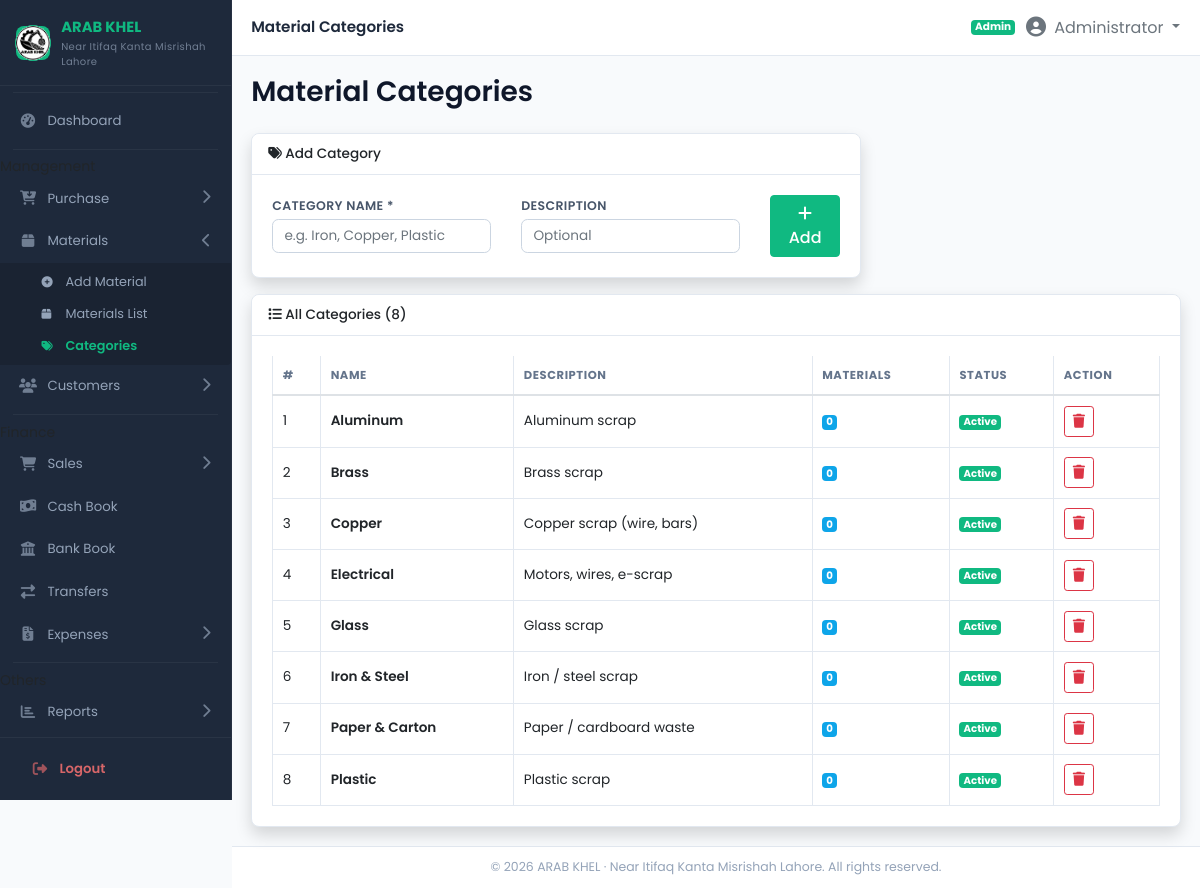
Page /modules/inventory/categories.php (signed in) on the committed database.
### tables this page shows
CREATE TABLE categories (
    id          INT AUTO_INCREMENT PRIMARY KEY,
    name        VARCHAR(100) NOT NULL,
    description TEXT,
    status      TINYINT(1) DEFAULT 1,
    created_at  DATE NOT NULL,
    updated_at  DATE DEFAULT NULL
);

### modules/inventory/categories.php (the view, shortened to what this page needs)
<?php
require_once dirname(__DIR__, 2) . '/includes/functions.php';
$categories = $pdo->query("SELECT c.*, (SELECT COUNT(*) FROM products p WHERE p.category_id = c.id) as product_count FROM categories c ORDER BY c.name ASC")->fetchAll();
require_once dirname(__DIR__, 2) . '/includes/header.php';
?>
<div class="row mb-3">
  <div class="col-lg-8">
    <div class="card shadow">
      <div class="card-header"><h6><i class="fas fa-tags"></i> Add Category</h6></div>
      <div class="card-body">
        <form method="post" class="row g-2">
          <div class="col-md-5">
            <label class="form-label">Category Name *</label>
            <input type="text" name="name" class="form-control" required placeholder="e.g. Iron, Copper, Plastic">
          </div>
          <div class="col-md-5">
            <label class="form-label">Description</label>
            <input type="text" name="description" class="form-control" placeholder="Optional">
          </div>
          <div class="col-md-2 d-flex align-items-end">
            <button class="btn btn-primary btn-block"><i class="fas fa-plus"></i> Add</button>
          </div>
        </form>
      </div>
    </div>
  </div>
</div>
<div class="card shadow">
  <div class="card-header"><h6><i class="fas fa-list"></i> All Categories (<?=count($categories)?>)</h6></div>
  <div class="card-body">
    <div class="table-responsive">
      <table class="table table-bordered table-hover">
        <thead>
          <tr><th>#</th><th>Name</th><th>Description</th><th>Materials</th><th>Status</th><th>Action</th></tr>
        </thead>
        <tbody>
          <?php foreach ($categories as $i => $c): ?>
          <tr>
            <td><?= $i + 1 ?></td>
            <td class="font-weight-bold"><?=htmlspecialchars($c['name'])?></td>
            <td><?=htmlspecialchars($c['description'] ?? '-')?></td>
            <td><span class="badge badge-info"><?=(int)$c['product_count']?></span></td>
            <td><?= $c['status'] ? '<span class="badge badge-success">Active</span>' : '<span class="badge badge-secondary">Inactive</span>' ?></td>
            <td>
              <form method="post" action="category_delete.php" class="d-inline" onsubmit="return confirm('Delete this category? Materials will become uncategorized.')">
                <button class="btn btn-sm btn-outline-danger"><i class="fas fa-trash"></i></button>
              </form>
            </td>
          </tr>
          <?php endforeach; ?>
        </tbody>
      </table>
    </div>
  </div>
</div>
<?php require_once dirname(__DIR__, 2) . '/includes/footer.php'; ?>

### assets/css/style.css (style rules this page uses)
:root { --sidebar-bg: #1e293b; --sidebar-hover: #334155; --sidebar-active: #10b981; --sidebar-active-bg: rgba(16, 185, 129, 0.12); --sidebar-text: #94a3b8; --sidebar-text-hover: #ffffff; --sidebar-width: 232px; --primary: #10b981; --primary-dark: #059669; --secondary: #6366f1; --success: #10b981; --info: #0ea5e9; --warning: #f59e0b; --danger: #ef4444; --body-bg: #f8fafc; --card-bg: #ffffff; --card-shadow: 0 1px 2px rgba(0,0,0,0.05), 0 1px 3px rgba(0,0,0,0.08); --topbar-height: 56px; --sidebar-radius: 10px; }
* { margin: 0; padding: 0; box-sizing: border-box; }
body { font-family: 'Poppins', 'Inter', 'Segoe UI', system-ui, -apple-system, sans-serif; background: var(--body-bg); overflow-x: hidden; font-size: 14px; }
.card { border: 1px solid #e2e8f0; box-shadow: var(--card-shadow); border-radius: 0.5rem; background: var(--card-bg); }
.card-header { background: #fff; border-bottom: 1px solid #e2e8f0; padding: 0.75rem 1rem; font-weight: 600; border-radius: 0.5rem 0.5rem 0 0 !important; }
.card-header h6 { font-size: 0.85rem; margin: 0; }
.btn-primary { background: var(--primary); border-color: var(--primary); color: #fff; font-weight: 500; }
.badge-success { background: var(--success); color: #fff; }
.badge-info { background: var(--info); color: #fff; }
.table { margin-bottom: 0; }
.table th { font-size: 0.72rem; font-weight: 700; text-transform: uppercase; letter-spacing: 0.05em; color: #64748b; border-top: none; border-bottom: 2px solid #e2e8f0; white-space: nowrap; padding: 0.65rem 0.6rem; }
.table td { vertical-align: middle; font-size: 0.85rem; padding: 0.6rem 0.6rem; border-color: #f1f5f9; }
.table-bordered th, .table-bordered td { border-color: #e2e8f0; }
.table tbody tr { transition: background 0.15s; }
.form-label { font-weight: 600; font-size: 0.78rem; color: #475569; margin-bottom: 0.2rem; text-transform: uppercase; letter-spacing: 0.03em; }
.form-control, .form-select { border-radius: 0.4rem; border-color: #cbd5e1; font-size: 0.85rem; padding: 0.5rem 0.7rem; transition: border-color 0.2s, box-shadow 0.2s; }
.font-weight-bold { font-weight: 600 !important; }
.shadow { box-shadow: var(--card-shadow); }
.btn-block { display: block; width: 100%; }

### rows in the picture
categories: name "Aluminum", description "Aluminum scrap", product_count "0", status "Active"
categories: name "Brass", description "Brass scrap", product_count "0", status "Active"
categories: name "Copper", description "Copper scrap (wire, bars)", product_count "0", status "Active"
categories: name "Electrical", description "Motors, wires, e-scrap", product_count "0", status "Active"
categories: name "Glass", description "Glass scrap", product_count "0", status "Active"
categories: name "Iron & Steel", description "Iron / steel scrap", product_count "0", status "Active"
categories: name "Paper & Carton", description "Paper / cardboard waste", product_count "0", status "Active"
categories: name "Plastic", description "Plastic scrap", product_count "0", status "Active"

### other values in the picture
$page_title "Material Categories"
roleLabel($user_role) "Admin"
$_SESSION['user_name'] "Administrator"
count($categories) "8"
